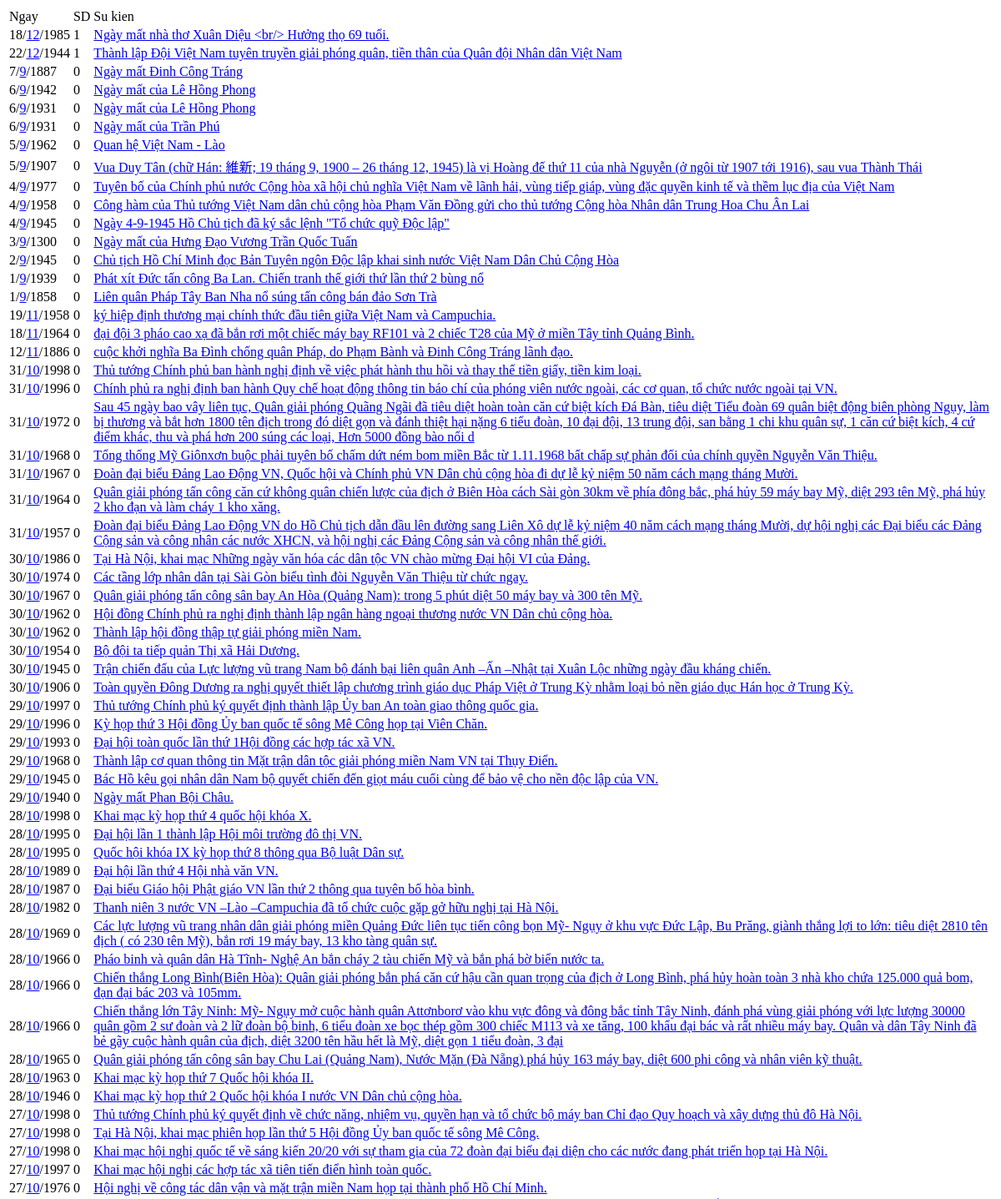
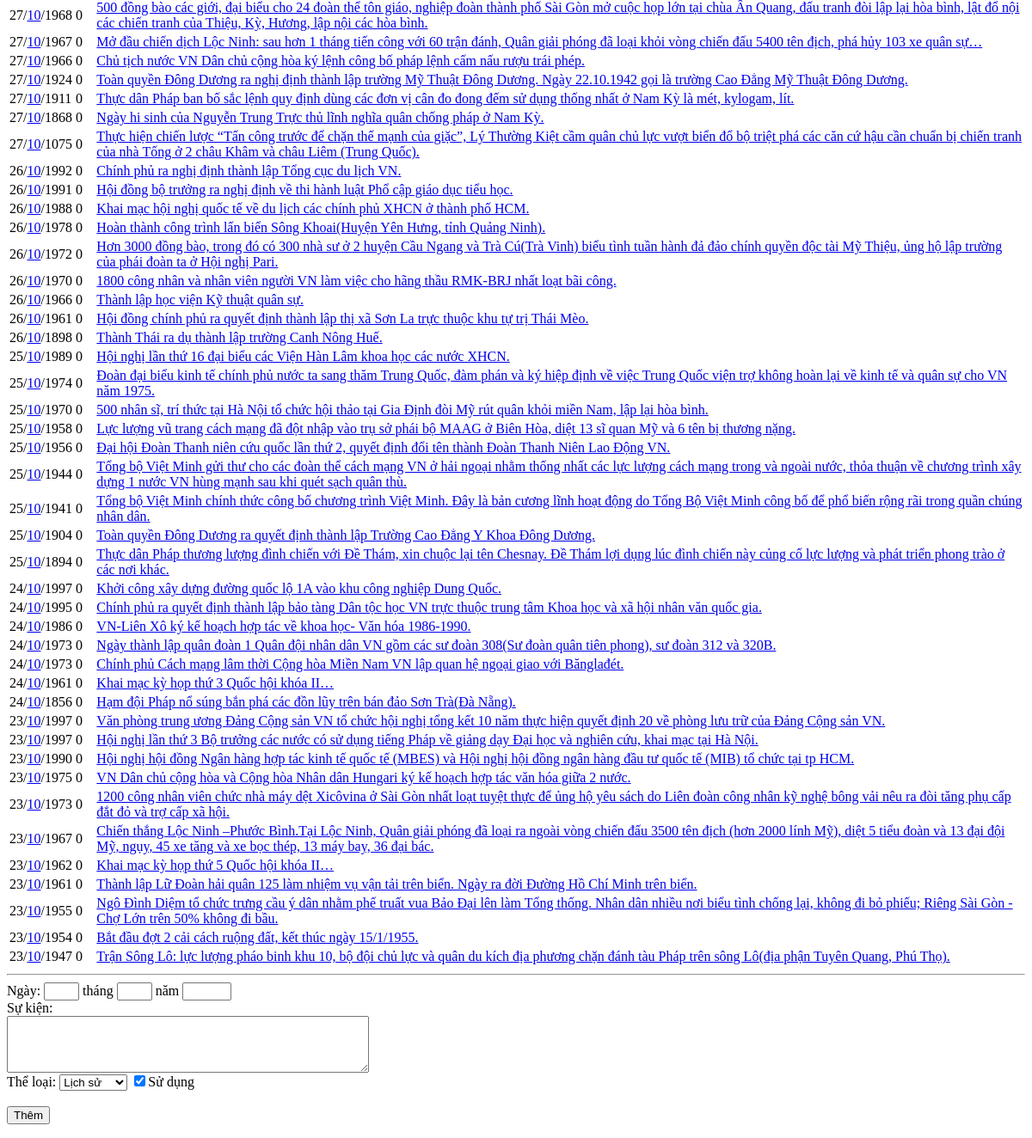
The app's page /quanli/sukien.php, older data (2 pictures, top to bottom).
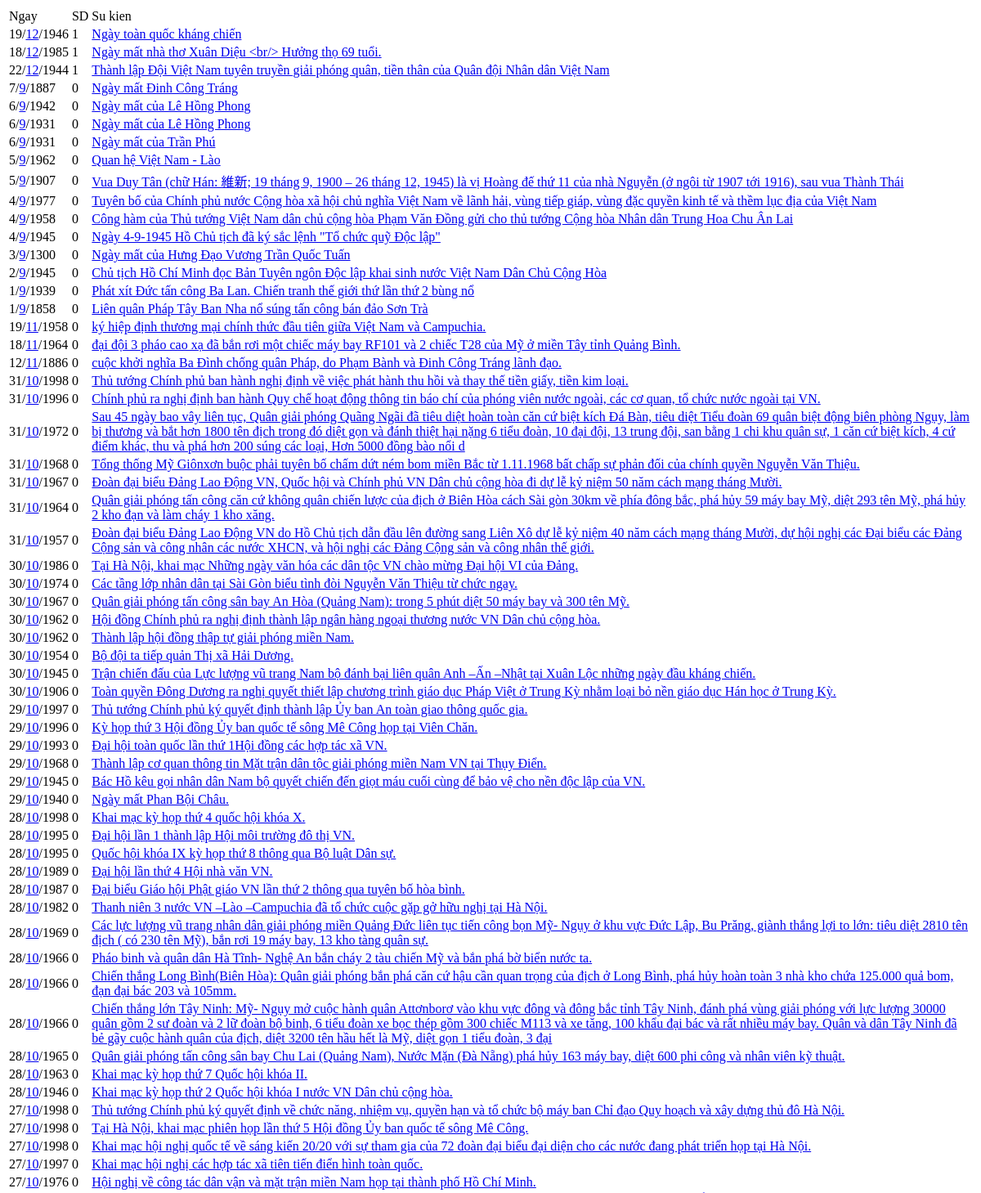
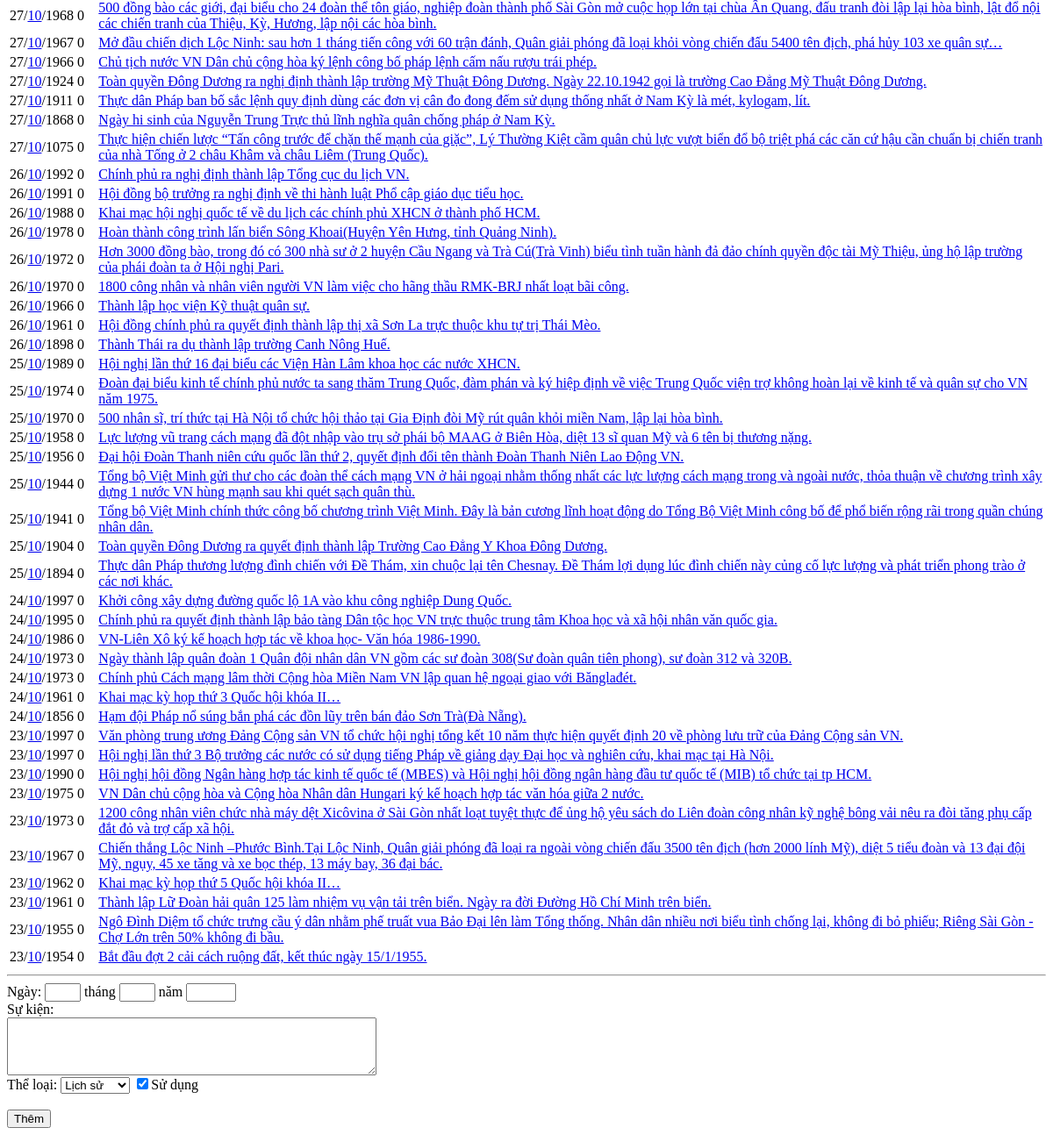
The same page, newer data (2 pictures, top to bottom).
### tables this page shows
CREATE TABLE IF NOT EXISTS `cacsukien` (
  `id` int(11) unsigned NOT NULL AUTO_INCREMENT,
  `ngay` tinyint(4) NOT NULL,
  `thang` tinyint(4) NOT NULL,
  `nam` smallint(6) NOT NULL DEFAULT '0',
  `ngaynao` date NOT NULL,
  `sukien` varchar(400) NOT NULL,
  `theloai` tinyint(1) NOT NULL DEFAULT '1',
  `luctao` datetime NOT NULL,
  `nguoilam` varchar(7) NOT NULL,
  `sudung` smallint(1) NOT NULL DEFAULT '1',
  PRIMARY KEY (`id`)
);

### quanli/sukien.php (the view, shortened to what this page needs)
<?php
require_once "config2.php";
$link = mysqli_connect($db_host, $db_user, $db_pass);
mysqli_select_db($link,$db_name);
mysqli_query($link,"SET NAMES utf8");
echo "<html><head><title>Sự kiện</title></head><body>";
$thang = isset($_GET['thang'])?$_GET['thang']:"";
$ngay = isset($_GET['ngay'])?$_GET['ngay']:"";
$dieukien="";
$act="view";
$skid = isset($_GET['id'])?$_GET['id']:"";
if ($act=="delete") {
	$sql="delete from cacsukien where id=$skid;";
	$ret=mysqli_query($link,$sql);
	redirect("?".($thang?"thang=".$thang:"").($ngay?"&ngay=".$ngay:""),3);
}
else {
	if (isset($_POST['ghi'])) {
		$ngay=$_POST['ngay'];
		$thang=$_POST['thang'];
		$nam=$_POST['nam'];
		$sukien=htmlspecialchars($_POST['sukien']);
		$theloai=$_POST['loaisukien'];
		$sudung=isset($_POST['sudung']);
		$sql="insert into cacsukien (ngay,thang,nam,sukien,theloai,luctao,sudung) value ('$ngay','$thang','$nam','$sukien','$theloai',NOW(),'$sudung')";
		$ret=mysqli_query($link,$sql);
		$skid = 0;
		if ($ret) $skid=mysqli_insert_id($link);
		if ($skid) {
			echo "Đã thêm sự kiện thành công. <a href='tulieu.php?sk=$skid'>Thêm tư liệu</a> cho sự kiện này.";
		}
		redirect("sukien.php?".($thang?"thang=".$thang:"").($ngay?"&ngay=".$ngay:""),5);
	}  else {
		$sql="select * from cacsukien $dieukien order by luctao desc limit 100;";
		$ret=mysqli_query($link,$sql);
		echo "<table><tr><td>Ngay</td><td>SD</td><td>Su kien</td></tr>";
		while ($row=mysqli_fetch_array($ret)) {
			echo "<tr><td>".$row['ngay']."/<a href='sukien.php?thang=".$row['thang']."'>".$row['thang']."</a>/".$row['nam']."</td><td>".$row['sudung']."</td><td><a href='sukien.php?act=edit&id=".$row['id']."'>".$row['sukien']."</a></td></tr>";
		}
		echo "</table>";
		echo "<hr/><form action='sukien.php?".($thang?"thang=".$thang:"").($ngay?"&ngay=".$ngay:"")."' method='post'>";
		echo "Ngày: <input type='text' name='ngay' size='2' value='$ngay'> ";
		echo "tháng <input type='text' name='thang' size='2' value='$thang'> ";
		echo "năm <input type='text' name='nam' size='4'><br/>";
		echo "Sự kiện:<br/> <textarea name='sukien' cols='50' rows='4'></textarea><br/>";
		echo "Thể loại: <select name='loaisukien'>";
		$sql="select * from loaisukien";
		$ret = mysqli_query($link,$sql);
		while ($row=mysqli_fetch_array($ret)) {
			echo "<option value='".$row['id']."'>".$row['theloai']."</option>";
		}
		echo "</select>";
		echo " <input type='checkbox' name='sudung' checked>Sử dụng<br/>";
		echo "<br/><input type='submit' value='Thêm' name='ghi'>";
		echo "</form>";
	}
}
echo "</body></html>";
?>

Row changes from the older to the newer data that the page shows:
no longer on this page (row unchanged): cacsukien: ngay "23", thang "10", nam "1947", sudung "0", sukien "Trận Sông Lô: lực lượng pháo binh khu 10, bộ đội chủ lực và quân du kích địa phương chặn đánh tàu Pháp trên sông Lô(địa phận Tuyên Quang, Phú Thọ)."
added cacsukien: ngay "19", thang "12", nam "1946", sudung "1", sukien "Ngày toàn quốc kháng chiến"
